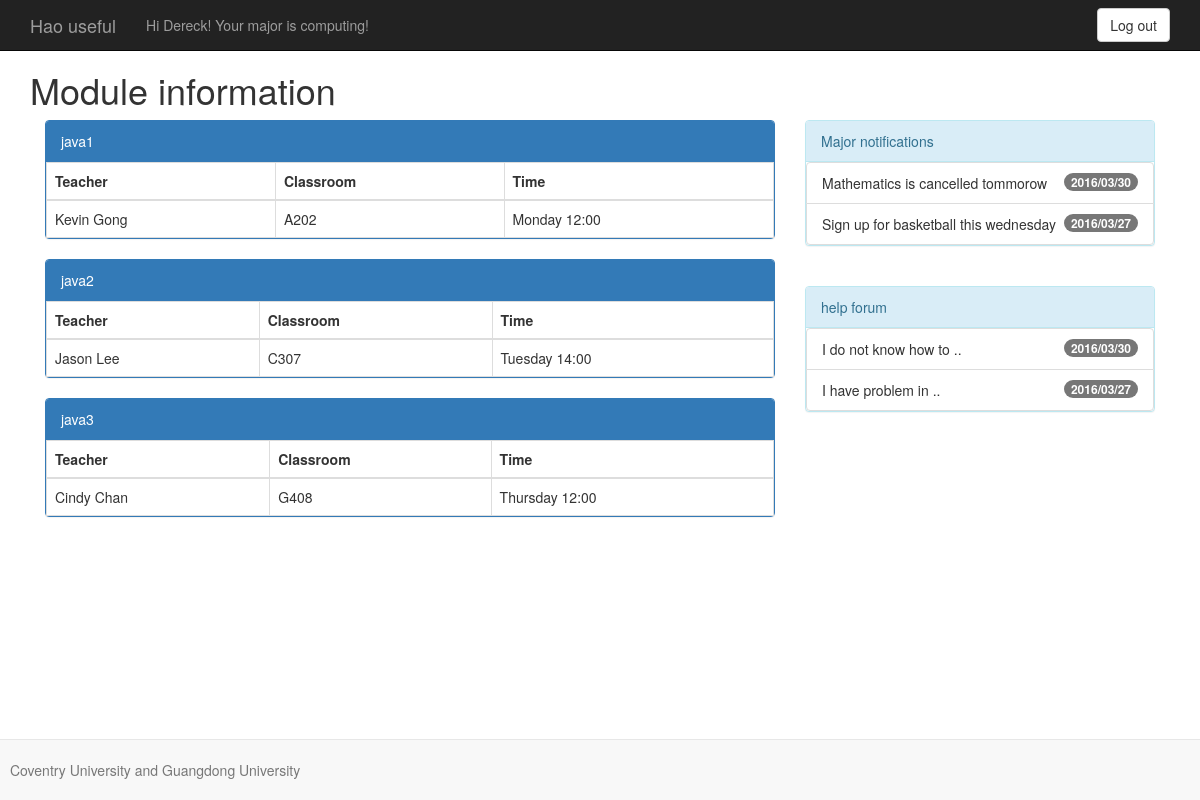
/module.php (signed in), run on the app's committed database.
### tables this page shows
CREATE TABLE IF NOT EXISTS `module` (
  `module_id` varchar(20) NOT NULL,
  `module_name` varchar(20) NOT NULL,
  `teacher` varchar(50) NOT NULL,
  `classroom` varchar(50) NOT NULL,
  `time` varchar(50) NOT NULL
);

### module.php (the view, shortened to what this page needs)
<!DOCTYPE html>
<html lang="en">
  <head>
    <link href="css/bootstrap.min.css" rel="stylesheet">
  </head>
  <body style="padding-top:50px; padding-bottom:60px;">
    <nav class="navbar navbar-inverse navbar-fixed-top">
      <div class="container">
        <div class="navbar-header">
          <a class="navbar-brand" href="/">Hao useful</a>
    <?php
     if($_SESSION['user']=="")
      {
       echo'
           <div class="navbar-brand"><span class="name">Please Login<?echo $?></span></div>';
      }
      else
      {
           echo'<p class="navbar-text navbar-right">';echo 'Hi '; echo  $_SESSION['name'];echo '! Your major is ';echo $_SESSION['major_name'] ;echo'!</p>';
      }
    ?>
        </div>
        <div id="navbar" class="collapse navbar-collapse">
          <div class="pull-right">
              <form action="/logout.php" method="get">
                <button class="btn btn-default navbar-btn">Log out</button>
              </form>
          </div>
        </div>
      </div>
    </nav>
    <div class="container">
        <h1>Module information</h1>
        <div class="col-xs-12 col-md-8">
    <?php
      $module_row=$_SESSION['module_row'];
      foreach ($module_row as $module) {
        $module=$module[0];
        echo '<div>
              <div class="panel panel-primary">';
        echo '<div class="panel-heading">';
        echo  $module;
        echo '</div>
              <div class="panel-body" style="padding:0">
                  <table class = "table table-bordered" style="margin-bottom:0">
        <thead>
          <tr>
          <th>Teacher</th>
          <th>Classroom</th>
          <th>Time</th>
          </tr>
          </thead>
          <tbody>';
         $sql="select * from module where module_name='$module'";
         $result = mysql_query($sql);
         $module_info=mysql_fetch_row($result);
         if($module_info){
          echo'<tr>';
         echo '<td>';
         echo $module_info['2'];
         echo '</td>';
         echo '<td>';
         echo $module_info['3'];
         echo '</td>';
         echo '<td>';
         echo $module_info['4'];
         echo '</td>';
         echo '</tr>';
          echo '
   </tbody>
</table>
</div>
            </div>
        </div>
';
         }
         else{
          echo 'can not find ';
         }
       }
?>
        </div>
        <div class="col-xs-12 col-md-4">
            <div class="panel panel-info">
              <div class="panel-heading">Major notifications</div>
              <div class="panel-body" style="padding:0">
                <ul class = "list-group" style="margin-bottom:0">
               <li class = "list-group-item">
                  <span class = "badge">2016/03/30</span>
                  Mathematics is cancelled tommorow
               </li>
               <li class = "list-group-item">
                  <span class = "badge">2016/03/27</span>
                  Sign up for basketball this wednesday
               </li>
            </ul>
              </div>
            </div>
            <br>
            <div class="panel panel-info">
              <div class="panel-heading">help forum</div>
              <div class="panel-body" style="padding:0">
                <ul class = "list-group" style="margin-bottom:0">
               <li class = "list-group-item">
                  <span class = "badge">2016/03/30</span>
                  I do not know how to ..
               </li>
               <li class = "list-group-item">
                  <span class = "badge">2016/03/27</span>
                  I have problem in ..
               </li>
            </ul>
              </div>
            </div>
        </div>
  </div>
    <div id="footer" class="container">
        <nav class="navbar navbar-default navbar-fixed-bottom">
            <div class="navbar-inner navbar-content-center">
                <p class="text-muted credit" style="padding: 10px; margin-top:10px;">
                    Coventry University and Guangdong University
                </p>
            </div>
        </nav>
    </div>
  </body>
</html>

### data on the page
module: module "java1", teacher "Kevin Gong", classroom "A202", time "Monday 12:00"
module: module "java2", teacher "Jason Lee", classroom "C307", time "Tuesday 14:00"
module: module "java3", teacher "Cindy Chan", classroom "G408", time "Thursday 12:00"

### other printed values
$_SESSION['name'] "Dereck"
$_SESSION['major_name'] "computing"
